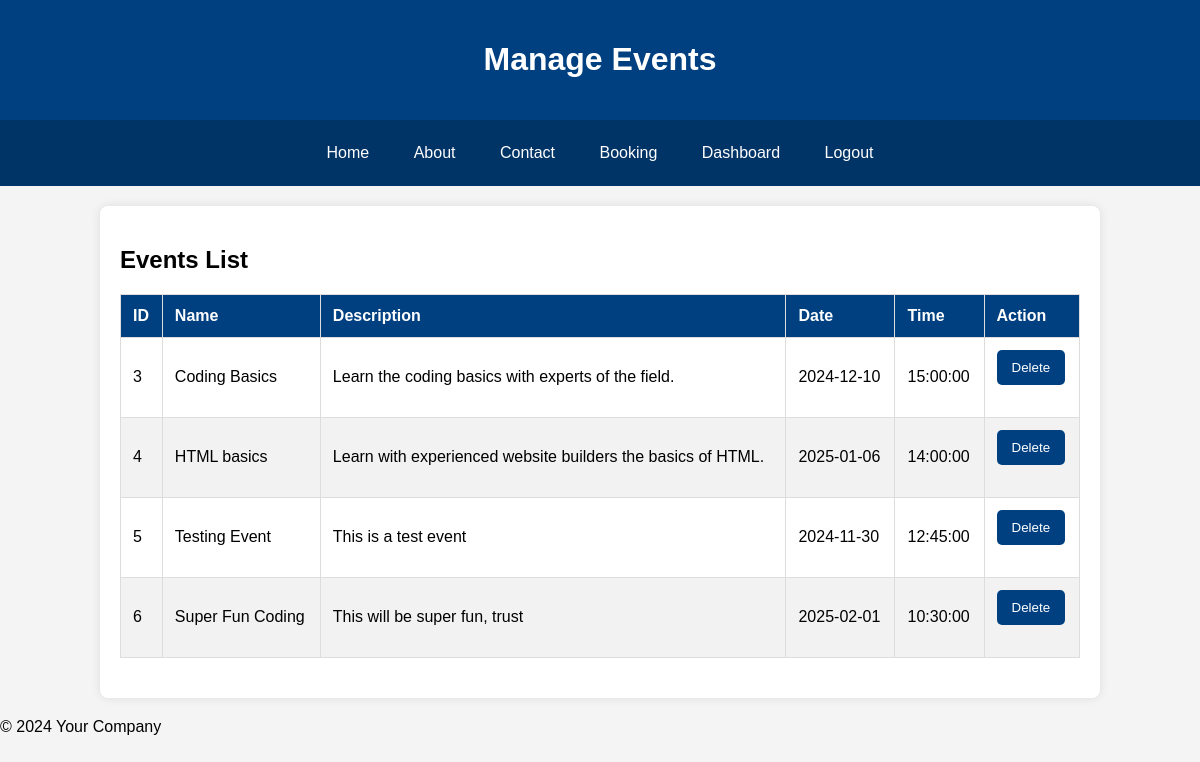
/manage_events (signed in), run on an earlier commit of the app's database.
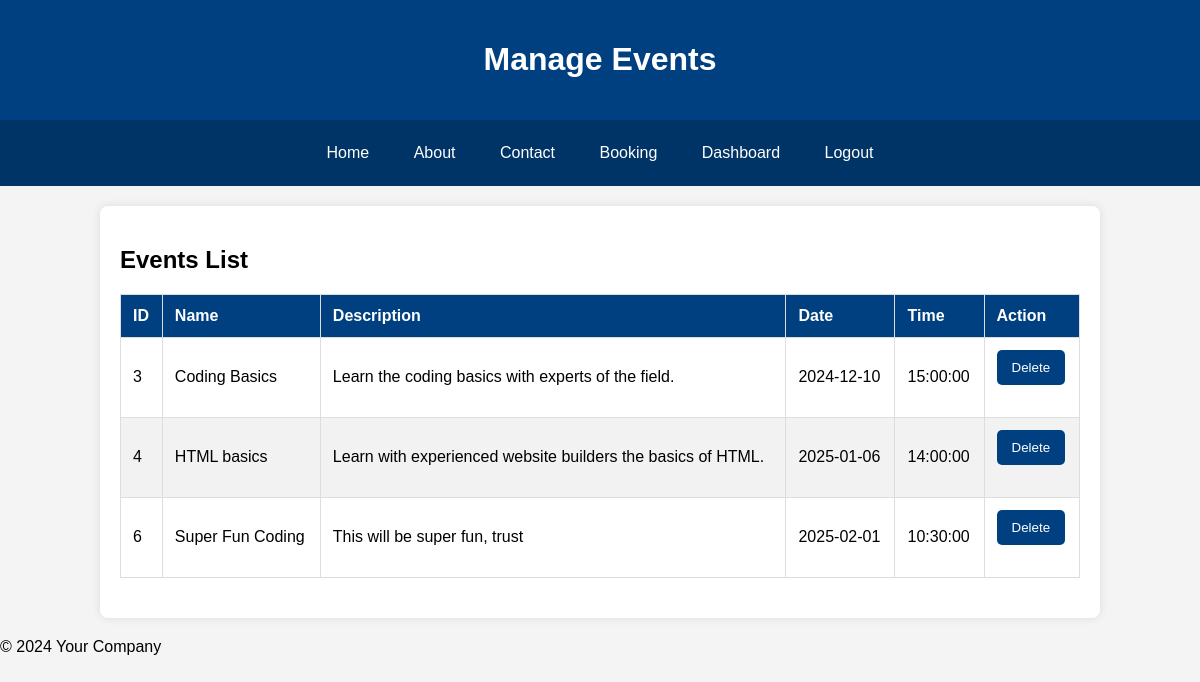
And on a later commit of the database.
### app.py (models this page shows, shortened)
class Event(db.Model):
    id = db.Column(db.Integer, primary_key=True)
    name = db.Column(db.String(100), nullable=False)
    description = db.Column(db.Text, nullable=False)
    date = db.Column(db.Date, nullable=False)
    time = db.Column(db.Time, nullable=False)

### app.py (the view)
@app.route('/manage_events')
@login_required
def manage_events():
    if current_user.role != 'admin':  # Ensure only admin can access
        return redirect(url_for('home'))
    events = Event.query.all()
    return render_template('manage_events.html', events=events)

### app.py (called while the page is built)
@login_manager.user_loader
def load_user(user_id):
    return Login.query.get(int(user_id))

### templates/manage_events.html (shortened to what this page needs)
<!DOCTYPE html>
<html lang="en">
<head>
    <link rel="stylesheet" type="text/css" href="{{ url_for('static', filename='admin.css') }}">
</head>
<body>
    <header>
        <h1>Manage Events</h1>
    </header>
    <div class="navbar">
        <a href="{{ url_for('home') }}">Home</a>
        <a href="{{ url_for('about') }}">About</a>
        <a href="{{ url_for('contact') }}">Contact</a>
        <a href="{{ url_for('booking') }}">Booking</a>
        <a href="{{ url_for('admin_dashboard') }}">Dashboard</a>
        <a href="{{ url_for('logout') }}">Logout</a>
    </div>
    <div class="container">
        <h2>Events List</h2>
        <table>
            <thead>
                <tr>
                    <th>ID</th>
                    <th>Name</th>
                    <th>Description</th>
                    <th>Date</th>
                    <th>Time</th>
                    <th>Action</th>
                </tr>
            </thead>
            <tbody>
                {% for event in events %}
                    <tr>
                        <td>{{ event.id }}</td>
                        <td>{{ event.name }}</td>
                        <td>{{ event.description }}</td>
                        <td>{{ event.date }}</td>
                        <td>{{ event.time }}</td>
                        <td>
                            <form method="POST" action="{{ url_for('delete_event', event_id=event.id) }}">
                                <button type="submit">Delete</button>
                            </form>
                        </td>
                    </tr>
                {% endfor %}
            </tbody>
        </table>
    </div>
    <div class="footer">
        <p>&copy; 2024 Your Company</p>
    </div>
</body>
</html>

What changed in the data, as far as the page shows it:
removed Event: id "5", name "Testing Event", description "This is a test event", date "2024-11-30", time "12:45:00"
